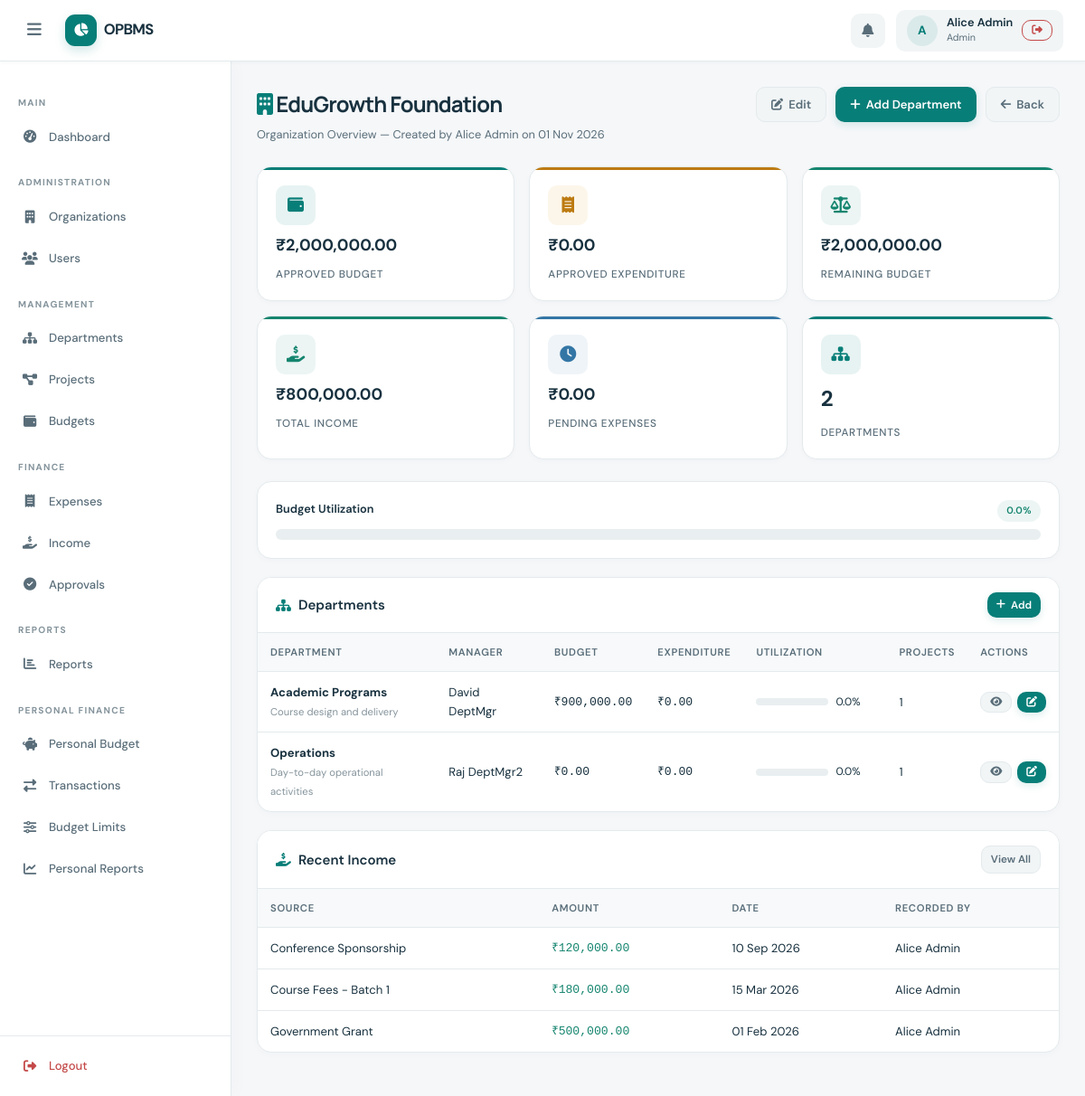
/organization/view.php?id=2 (signed in), run on the app's committed database.
### tables this page shows
CREATE TABLE IF NOT EXISTS users (
    id            INT UNSIGNED AUTO_INCREMENT PRIMARY KEY,
    name          VARCHAR(120)  NOT NULL,
    email         VARCHAR(180)  NOT NULL UNIQUE,
    password_hash VARCHAR(255)  NOT NULL,
    role          ENUM('admin','dept_manager','project_manager','employee','personal') NOT NULL DEFAULT 'employee',
    is_active     TINYINT(1)   NOT NULL DEFAULT 1,
    created_at    TIMESTAMP    NOT NULL DEFAULT CURRENT_TIMESTAMP,
    updated_at    TIMESTAMP    NOT NULL DEFAULT CURRENT_TIMESTAMP ON UPDATE CURRENT_TIMESTAMP,
    INDEX idx_users_role (role),
    INDEX idx_users_email (email)
);

CREATE TABLE IF NOT EXISTS organizations (
    id            INT UNSIGNED AUTO_INCREMENT PRIMARY KEY,
    name          VARCHAR(200)  NOT NULL,
    description   TEXT,
    address       TEXT,
    contact_email VARCHAR(180),
    created_by    INT UNSIGNED  NOT NULL,
    is_active     TINYINT(1)   NOT NULL DEFAULT 1,
    created_at    TIMESTAMP    NOT NULL DEFAULT CURRENT_TIMESTAMP,
    updated_at    TIMESTAMP    NOT NULL DEFAULT CURRENT_TIMESTAMP ON UPDATE CURRENT_TIMESTAMP,
    FOREIGN KEY (created_by) REFERENCES users(id) ON DELETE RESTRICT
);

CREATE TABLE IF NOT EXISTS departments (
    id              INT UNSIGNED AUTO_INCREMENT PRIMARY KEY,
    organization_id INT UNSIGNED  NOT NULL,
    name            VARCHAR(200)  NOT NULL,
    description     TEXT,
    manager_id      INT UNSIGNED,
    is_active       TINYINT(1)   NOT NULL DEFAULT 1,
    created_at      TIMESTAMP    NOT NULL DEFAULT CURRENT_TIMESTAMP,
    updated_at      TIMESTAMP    NOT NULL DEFAULT CURRENT_TIMESTAMP ON UPDATE CURRENT_TIMESTAMP,
    FOREIGN KEY (organization_id) REFERENCES organizations(id) ON DELETE CASCADE,
    FOREIGN KEY (manager_id)      REFERENCES users(id)         ON DELETE SET NULL,
    UNIQUE KEY uq_dept_id_org (id, organization_id),
    INDEX idx_dept_org (organization_id),
    INDEX idx_dept_mgr (manager_id)
);

CREATE TABLE IF NOT EXISTS income_records (
    id              INT UNSIGNED  AUTO_INCREMENT PRIMARY KEY,
    source          VARCHAR(255)  NOT NULL,
    amount          DECIMAL(15,2) NOT NULL,
    income_date     DATE          NOT NULL,
    description     TEXT,
    organization_id INT UNSIGNED,
    department_id   INT UNSIGNED,
    project_id      INT UNSIGNED,
    recorded_by     INT UNSIGNED  NOT NULL,
    created_at      TIMESTAMP     NOT NULL DEFAULT CURRENT_TIMESTAMP,
    updated_at      TIMESTAMP     NOT NULL DEFAULT CURRENT_TIMESTAMP ON UPDATE CURRENT_TIMESTAMP,
    FOREIGN KEY (organization_id) REFERENCES organizations(id) ON DELETE CASCADE,
    FOREIGN KEY (department_id)   REFERENCES departments(id)   ON DELETE CASCADE,
    FOREIGN KEY (project_id)      REFERENCES projects(id)      ON DELETE CASCADE,
    FOREIGN KEY (department_id, organization_id) REFERENCES departments(id, organization_id) ON DELETE CASCADE,
    FOREIGN KEY (project_id, department_id) REFERENCES projects(id, department_id) ON DELETE CASCADE,
    FOREIGN KEY (recorded_by)     REFERENCES users(id)         ON DELETE RESTRICT,
    INDEX idx_income_org  (organization_id),
    INDEX idx_income_date (income_date)
);

### includes/auth.php (called while the page is built, shortened)
<?php
function getCurrentUser(): ?array {
    static $user = null;
    if ($user === null) {
        $pdo  = getDB();
        $stmt = $pdo->prepare("SELECT id, name, email, role, is_active FROM users WHERE id = ?");
        $stmt->execute([$_SESSION['user_id']]);
        $user = $stmt->fetch() ?: null;
    }
    return $user;
}

### organization/view.php (the view, shortened to what this page needs)
<?php
require_once __DIR__ . '/../includes/auth.php';
require_once __DIR__ . '/../includes/functions.php';
$pdo = getDB();
$id = sanitizeInt($_GET['id'] ?? 0);
$stmt = $pdo->prepare("SELECT o.*, u.name as creator FROM organizations o JOIN users u ON u.id=o.created_by WHERE o.id=? AND o.is_active=1");
$stmt->execute([$id]);
$org = $stmt->fetch();
$budget = $pdo->prepare("SELECT COALESCE(SUM(amount),0) FROM budgets WHERE entity_type='organization' AND entity_id=? AND status='approved' AND fiscal_year=YEAR(CURDATE())");
$budget->execute([$id]); $totalBudget = (float)$budget->fetchColumn();
$approved = $pdo->prepare("SELECT COALESCE(SUM(amount),0) FROM expenses WHERE organization_id=? AND status='approved' AND YEAR(expense_date)=YEAR(CURDATE())");
$approved->execute([$id]); $totalExp = (float)$approved->fetchColumn();
$pending = $pdo->prepare("SELECT COALESCE(SUM(amount),0) FROM expenses WHERE organization_id=? AND status='pending' AND YEAR(expense_date)=YEAR(CURDATE())");
$pending->execute([$id]); $pendingExp = (float)$pending->fetchColumn();
$income = $pdo->prepare("SELECT COALESCE(SUM(amount),0) FROM income_records WHERE organization_id=? AND YEAR(income_date)=YEAR(CURDATE())");
$income->execute([$id]); $totalIncome = (float)$income->fetchColumn();
$remaining = $totalBudget - $totalExp;
$util = $totalBudget > 0 ? round($totalExp / $totalBudget * 100, 2) : 0;
$depts = $pdo->prepare("SELECT d.*, u.name as mgr_name,
    COALESCE(v.allocated_budget,0) AS dept_budget,
    COALESCE(v.approved_expenditure,0) AS dept_exp,
    (SELECT COUNT(*) FROM projects p WHERE p.department_id=d.id AND p.status='active') AS proj_count
    FROM departments d
    LEFT JOIN users u ON u.id=d.manager_id
    LEFT JOIN v_dept_budget_summary v ON v.dept_id=d.id AND v.fiscal_year=YEAR(CURDATE())
    WHERE d.organization_id=? AND d.is_active=1 ORDER BY d.name");
$depts->execute([$id]); $departments = $depts->fetchAll();
$incRec = $pdo->prepare("SELECT ir.*, u.name as recorder FROM income_records ir JOIN users u ON u.id=ir.recorded_by WHERE ir.organization_id=? AND YEAR(ir.income_date)=YEAR(CURDATE()) ORDER BY ir.income_date DESC LIMIT 6");
$incRec->execute([$id]); $incomeRecs = $incRec->fetchAll();
require_once __DIR__ . '/../includes/header.php';
require_once __DIR__ . '/../includes/sidebar.php';
?>
<main class="main-content">
  <div class="page-header">
    <div>
      <h1 class="page-title"><i class="fa fa-building" style="color:var(--color-primary)"></i> <?= e($org['name']) ?></h1>
      <p class="page-subtitle">Organization Overview &mdash; Created by <?= e($org['creator']) ?> on <?= formatDate($org['created_at']) ?></p>
    </div>
    <div class="page-actions">
      <a href="<?= BASE_URL ?>/organization/edit.php?id=<?= $id ?>" class="btn btn-secondary"><i class="fa fa-edit"></i> Edit</a>
      <a href="<?= BASE_URL ?>/departments/create.php?org_id=<?= $id ?>" class="btn btn-primary"><i class="fa fa-plus"></i> Add Department</a>
      <a href="<?= BASE_URL ?>/organization/index.php" class="btn btn-secondary"><i class="fa fa-arrow-left"></i> Back</a>
    </div>
  </div>
  <div class="stats-grid">
    <div class="stat-card">
      <div class="stat-icon"><i class="fa fa-wallet"></i></div>
      <div class="stat-value" style="font-size:1.2rem;"><?= formatMoney($totalBudget) ?></div>
      <div class="stat-label">Approved Budget</div>
    </div>
    <div class="stat-card warning">
      <div class="stat-icon"><i class="fa fa-receipt"></i></div>
      <div class="stat-value" style="font-size:1.2rem;"><?= formatMoney($totalExp) ?></div>
      <div class="stat-label">Approved Expenditure</div>
    </div>
    <div class="stat-card <?= $remaining < 0 ? 'danger' : 'success' ?>">
      <div class="stat-icon"><i class="fa fa-balance-scale"></i></div>
      <div class="stat-value" style="font-size:1.2rem;"><?= formatMoney(abs($remaining)) ?><?= $remaining < 0 ? ' <span style="font-size:0.7rem">OVERRUN</span>' : '' ?></div>
      <div class="stat-label">Remaining Budget</div>
    </div>
    <div class="stat-card success">
      <div class="stat-icon"><i class="fa fa-hand-holding-dollar"></i></div>
      <div class="stat-value" style="font-size:1.2rem;"><?= formatMoney($totalIncome) ?></div>
      <div class="stat-label">Total Income</div>
    </div>
    <div class="stat-card info">
      <div class="stat-icon"><i class="fa fa-clock"></i></div>
      <div class="stat-value" style="font-size:1.2rem;"><?= formatMoney($pendingExp) ?></div>
      <div class="stat-label">Pending Expenses</div>
    </div>
    <div class="stat-card">
      <div class="stat-icon"><i class="fa fa-sitemap"></i></div>
      <div class="stat-value"><?= count($departments) ?></div>
      <div class="stat-label">Departments</div>
    </div>
  </div>
  <?php if ($totalBudget > 0): ?>
  <div class="card" style="margin-bottom:20px;">
    <div class="card-body">
      <div style="display:flex;justify-content:space-between;margin-bottom:8px;">
        <span style="font-size:0.85rem;font-weight:600;">Budget Utilization</span>
        <span class="badge <?= $util >= 100 ? 'badge-danger' : ($util >= 80 ? 'badge-warning' : 'badge-success') ?>"><?= number_format($util, 1) ?>%</span>
      </div>
      <div class="progress-bar-wrap" style="height:12px;">
      </div>
    </div>
  </div>
  <?php endif; ?>
  <div class="card">
    <div class="card-header">
      <div class="card-title"><i class="fa fa-sitemap"></i> Departments</div>
      <a href="<?= BASE_URL ?>/departments/create.php?org_id=<?= $id ?>" class="btn btn-sm btn-primary"><i class="fa fa-plus"></i> Add</a>
    </div>
    <div class="card-body" style="padding:0;">
      <div class="table-wrap">
        <table>
          <thead><tr><th>Department</th><th>Manager</th><th>Budget</th><th>Expenditure</th><th>Utilization</th><th>Projects</th><th>Actions</th></tr></thead>
          <tbody>
            <?php if (empty($departments)): ?>
            <tr><td colspan="7"><div class="empty-state"><i class="fa fa-sitemap"></i><p>No departments yet.</p></div></td></tr>
            <?php else: ?>
            <?php foreach ($departments as $d):
              $du = $d['dept_budget'] > 0 ? $d['dept_exp']/$d['dept_budget']*100 : 0;
            ?>
            <tr>
              <td><strong><?= e($d['name']) ?></strong><?= $d['description'] ? '<br><span style="font-size:0.75rem;color:var(--color-text-3);">'.e(mb_strimwidth($d['description'],0,60,'...')).'</span>' : '' ?></td>
              <td><?= e($d['mgr_name'] ?? '<em>Unassigned</em>') ?></td>
              <td class="font-mono"><?= formatMoney((float)$d['dept_budget']) ?></td>
              <td class="font-mono <?= $d['dept_exp'] > $d['dept_budget'] && $d['dept_budget'] > 0 ? 'text-danger' : '' ?>"><?= formatMoney((float)$d['dept_exp']) ?></td>
              <td>
                <div style="display:flex;align-items:center;gap:8px;">
                  <?= utilizationBar($du) ?>
                  <span style="font-size:0.8rem;min-width:42px;"><?= number_format($du,1) ?>%</span>
                </div>
              </td>
              <td><?= $d['proj_count'] ?></td>
              <td>
                <div style="display:flex;gap:6px;">
                  <a href="<?= BASE_URL ?>/departments/view.php?id=<?= $d['id'] ?>" class="btn btn-sm btn-secondary"><i class="fa fa-eye"></i></a>
                  <a href="<?= BASE_URL ?>/departments/edit.php?id=<?= $d['id'] ?>" class="btn btn-sm btn-primary"><i class="fa fa-edit"></i></a>
                </div>
              </td>
            </tr>
            <?php endforeach; ?>
            <?php endif; ?>
          </tbody>
        </table>
      </div>
    </div>
  </div>
  <?php if (!empty($incomeRecs)): ?>
  <div class="card">
    <div class="card-header">
      <div class="card-title"><i class="fa fa-hand-holding-dollar"></i> Recent Income</div>
      <a href="<?= BASE_URL ?>/income/index.php" class="btn btn-sm btn-secondary">View All</a>
    </div>
    <div class="card-body" style="padding:0;">
      <div class="table-wrap">
        <table>
          <thead><tr><th>Source</th><th>Amount</th><th>Date</th><th>Recorded By</th></tr></thead>
          <tbody>
            <?php foreach ($incomeRecs as $ir): ?>
            <tr>
              <td><?= e($ir['source']) ?></td>
              <td class="font-mono text-success"><?= formatMoney((float)$ir['amount']) ?></td>
              <td><?= formatDate($ir['income_date']) ?></td>
              <td><?= e($ir['recorder']) ?></td>
            </tr>
            <?php endforeach; ?>
          </tbody>
        </table>
      </div>
    </div>
  </div>
  <?php endif; ?>
</main>
<?php require_once __DIR__ . '/../includes/footer.php'; ?>

### includes/header.php (shortened to what this page needs)
<?php
require_once __DIR__ . '/../includes/functions.php';
$currentUser = getCurrentUser();
?>
<!DOCTYPE html>
<html lang="en">
<head>
<link rel="stylesheet" href="<?= BASE_URL ?>/assets/css/style.css">
<link rel="stylesheet" href="https://cdnjs.cloudflare.com/ajax/libs/font-awesome/6.5.0/css/all.min.css">
</head>
<body>
<div class="app-wrapper">
<header class="topbar">
  <button class="sidebar-toggle" id="sidebarToggle" aria-label="Toggle Sidebar" aria-controls="sidebar" aria-expanded="false">
    <i class="fa fa-bars"></i>
  </button>
  <a class="topbar-brand" href="<?= BASE_URL ?>/">
    <span class="brand-mark"><i class="fa-solid fa-chart-pie"></i></span>
    <span>OPBMS</span>
  </a>
  <nav class="topbar-right">
    <?php
    $currentRole = $currentUser['role'] ?? '';
    $activityUrl = $currentRole === 'personal'
        ? BASE_URL . '/personal/transactions.php'
        : (in_array($currentRole, ['admin', 'dept_manager', 'project_manager'], true)
            ? BASE_URL . '/approvals/index.php'
            : BASE_URL . '/expenses/index.php');
    ?>
    <a href="<?= $activityUrl ?>" class="topbar-icon-btn" title="<?= in_array($currentRole, ['admin', 'dept_manager', 'project_manager'], true) ? 'Review approvals' : 'View activity' ?>" aria-label="<?= in_array($currentRole, ['admin', 'dept_manager', 'project_manager'], true) ? 'Review approvals' : 'View activity' ?>">
      <i class="fa fa-bell"></i>
    </a>
    <?php if ($currentUser): ?>
    <div class="topbar-user">
      <div class="user-avatar"><?= strtoupper(substr($currentUser['name'], 0, 1)) ?></div>
      <div class="user-meta">
        <span class="user-name"><?= e($currentUser['name']) ?></span>
        <span class="user-role"><?= e(ucwords(str_replace('_', ' ', $currentUser['role']))) ?></span>
      </div>
      <a href="<?= BASE_URL ?>/auth/logout.php" class="btn btn-sm btn-outline-danger" title="Logout">
        <i class="fa fa-sign-out-alt"></i>
      </a>
    </div>
    <?php endif; ?>
  </nav>
</header>

### includes/functions.php (shortened to what this page needs)
<?php
function e(string $s): string {
    return htmlspecialchars($s, ENT_QUOTES | ENT_HTML5, 'UTF-8');
}
function formatMoney(float $amount, string $currency = '₹'): string {
    return $currency . number_format($amount, 2, '.', ',');
}
function formatDate(?string $date): string {
    return date('d M Y', strtotime($date));
}
function utilizationBar(float $pct): string {
    $color = $pct >= 100 ? 'danger' : ($pct >= 80 ? 'warning' : 'success');
    $pct   = min($pct, 100);
    return '<div class="progress-bar-wrap">
        <div class="progress-bar bg-' . $color . '" style="width:' . $pct . '%"></div>
        </div>';
}
function sanitizeInt(mixed $val): int {
    return max(0, (int) filter_var($val, FILTER_SANITIZE_NUMBER_INT));
}

### data on the page
users: name "A", name "Alice Admin", role "Admin"
organizations: name "EduGrowth Foundation", created_by.name "Alice Admin", created_at "01 Nov 2026"
departments: name "Academic Programs", description "Course design and delivery", manager.name "David DeptMgr", dept_budget "₹900,000.00", dept_exp "₹0.00", du "0.0", proj_count "1"
departments: name "Operations", description "Day-to-day operational activities", manager.name "Raj DeptMgr2", dept_budget "₹0.00", dept_exp "₹0.00", du "0.0", proj_count "1"
income_records: source "Conference Sponsorship", amount "₹120,000.00", income_date "10 Sep 2026", recorded_by.name "Alice Admin"
income_records: source "Course Fees - Batch 1", amount "₹180,000.00", income_date "15 Mar 2026", recorded_by.name "Alice Admin"
income_records: source "Government Grant", amount "₹500,000.00", income_date "01 Feb 2026", recorded_by.name "Alice Admin"

### other printed values
$label "Dashboard Organizations Users Departments Projects Budgets Expenses Income Approvals Reports Personal Budget Transactions Budget Limits Personal Reports"
formatMoney($totalBudget) "₹2,000,000.00"
formatMoney($totalExp) "₹0.00"
formatMoney(abs($remaining)) "₹2,000,000.00"
formatMoney($totalIncome) "₹800,000.00"
formatMoney($pendingExp) "₹0.00"
count($departments) "2"
$util "0.0"
